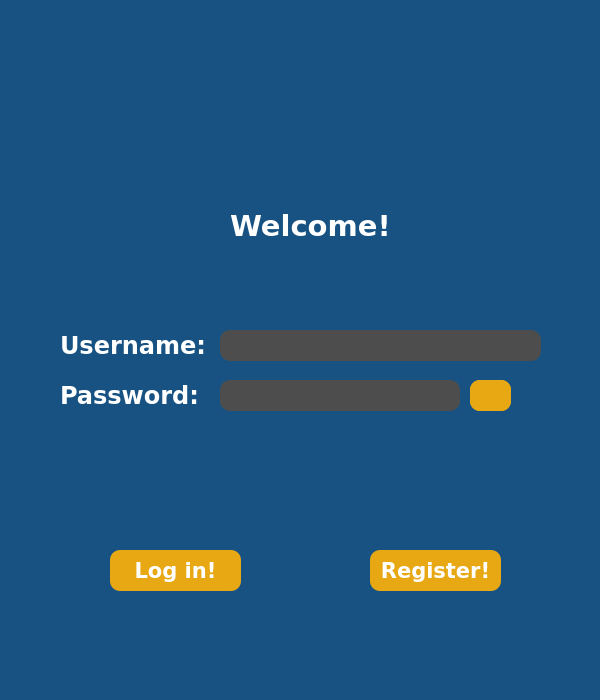
<?xml version="1.0" encoding="UTF-8"?>
<ui version="4.0">
 <class>LogInPage</class>
 <widget class="QMainWindow" name="LogInPage">
  <property name="windowModality">
   <enum>Qt::WindowModal</enum>
  </property>
  <property name="geometry">
   <rect>
    <x>0</x>
    <y>0</y>
    <width>600</width>
    <height>700</height>
   </rect>
  </property>
  <property name="maximumSize">
   <size>
    <width>600</width>
    <height>700</height>
   </size>
  </property>
  <property name="windowTitle">
   <string>Log In Page</string>
  </property>
  <property name="styleSheet">
   <string notr="true">/*-----QWidget-----*/
QWidget
{
	background-color: #175282;
	color: #fff;
	border-color: #000000;

}


/*-----QLabel-----*/
QLabel
{
	background-color: transparent;
	color: #fff;
	font-weight: bold;
	border-color: #000000;

}


/*-----QPushButton-----*/
QPushButton
{
	background-color: #e8a813;
	color: #fff;
	font-weight: bold;
	border-radius: 2px;
	padding: 5px;

}


QPushButton::hover
{
	background-color: #fcba21;
	color: #fff;

}


QPushButton::pressed
{
	background-color: #fcba21;
	color: #fff;

}


/*-----QToolButton-----*/
QToolButton
{
	background-color: transparent;
	color: #000000;
	border-style: solid;
	border-color: #000000;

}


QToolButton::hover
{
	background-color: #d10000;
	color: #000000;
	border-radius: 15px;
	border-color: #d10000;

}


QToolButton::pressed
{
	background-color: #d10000;
	color: #000000;
	border-style: solid;
	border-width: 0px;

}


/*-----QLineEdit-----*/
QLineEdit{
	background-color: #4d4d4d;
	color: #fff;
	font-weight: bold;
	border-style: solid;
	border-radius: 10px;
	padding: 5px;

}


/*-----QCheckBox-----*/
QCheckBox
{
	background-color: transparent;
	color: #b9b9bb;
	font-weight: bold;

}


QCheckBox::indicator
{
    color: #b1b1b1;
    background-color: #00111d;
    border: 1px solid #d10000;
    width: 12px;
    height: 12px;

}


QCheckBox::indicator:checked
{
    image:url(&quot;./ressources/check.png&quot;); /*To replace*/
	background-color: #d10000;
    border: 1px solid #d10000;

}


QCheckBox::indicator:unchecked:hover
{
    border: 1px solid #ff0000;

}


QCheckBox::disabled
{
	color: #656565;

}


QCheckBox::indicator:disabled
{
	background-color: #656565;
	color: #656565;
    border: 1px solid #656565;

}</string>
  </property>
  <widget class="QWidget" name="centralWidget">
   <widget class="QLabel" name="welcomeLabel">
    <property name="geometry">
     <rect>
      <x>230</x>
      <y>200</y>
      <width>171</width>
      <height>51</height>
     </rect>
    </property>
    <property name="font">
     <font>
      <family>Verdana</family>
      <pointsize>22</pointsize>
      <bold>true</bold>
     </font>
    </property>
    <property name="styleSheet">
     <string notr="true">/*-----QWidget-----*/
QWidget
{
	background-color: #175282;
	color: #fff;
	border-color: #000000;

}


/*-----QLabel-----*/
QLabel
{
	background-color: transparent;
	color: #fff;
	font-weight: bold;
	border-color: #000000;

}


/*-----QPushButton-----*/
QPushButton
{
	background-color: #d10000;
	color: #fff;
	font-weight: bold;
	border: 1px solid #d10000;  
	border-radius: 2px;
	padding: 5px;

}


QPushButton::hover
{
	background-color: #ad0000;
	color: #fff;

}


QPushButton::pressed
{
	background-color: #e00000;
	color: #fff;

}


/*-----QToolButton-----*/
QToolButton
{
	background-color: transparent;
	color: #000000;
	border-style: solid;
	border-color: #000000;

}


QToolButton::hover
{
	background-color: #d10000;
	color: #000000;
	border-radius: 15px;
	border-color: #d10000;

}


QToolButton::pressed
{
	background-color: #d10000;
	color: #000000;
	border-style: solid;
	border-width: 0px;

}


/*-----QLineEdit-----*/
QLineEdit{
	background-color: #4d4d4d;
	color: #fff;
	font-weight: bold;
	border-style: solid;
	border-radius: 5px;
	padding: 5px;

}


/*-----QCheckBox-----*/
QCheckBox
{
	background-color: transparent;
	color: #b9b9bb;
	font-weight: bold;

}


QCheckBox::indicator
{
    color: #b1b1b1;
    background-color: #00111d;
    border: 1px solid #d10000;
    width: 12px;
    height: 12px;

}


QCheckBox::indicator:checked
{
    image:url(&quot;./ressources/check.png&quot;); /*To replace*/
	background-color: #d10000;
    border: 1px solid #d10000;

}


QCheckBox::indicator:unchecked:hover
{
    border: 1px solid #ff0000;

}


QCheckBox::disabled
{
	color: #656565;

}


QCheckBox::indicator:disabled
{
	background-color: #656565;
	color: #656565;
    border: 1px solid #656565;

}</string>
    </property>
    <property name="text">
     <string>Welcome!</string>
    </property>
   </widget>
   <widget class="QPushButton" name="logInButton">
    <property name="geometry">
     <rect>
      <x>110</x>
      <y>550</y>
      <width>131</width>
      <height>41</height>
     </rect>
    </property>
    <property name="font">
     <font>
      <family>Verdana</family>
      <pointsize>16</pointsize>
      <bold>true</bold>
     </font>
    </property>
    <property name="styleSheet">
     <string notr="true">QPushButton
{
border-radius:10px;
}</string>
    </property>
    <property name="text">
     <string>Log in!</string>
    </property>
   </widget>
   <widget class="QPushButton" name="registerButton">
    <property name="geometry">
     <rect>
      <x>370</x>
      <y>550</y>
      <width>131</width>
      <height>41</height>
     </rect>
    </property>
    <property name="font">
     <font>
      <family>Verdana</family>
      <pointsize>16</pointsize>
      <bold>true</bold>
     </font>
    </property>
    <property name="styleSheet">
     <string notr="true">QPushButton
{
border-radius:10px;
}</string>
    </property>
    <property name="text">
     <string>Register!</string>
    </property>
   </widget>
   <widget class="QLabel" name="userLabel">
    <property name="geometry">
     <rect>
      <x>60</x>
      <y>330</y>
      <width>151</width>
      <height>31</height>
     </rect>
    </property>
    <property name="font">
     <font>
      <family>Verdana</family>
      <pointsize>18</pointsize>
      <bold>true</bold>
     </font>
    </property>
    <property name="text">
     <string>Username:</string>
    </property>
   </widget>
   <widget class="QLabel" name="passLable">
    <property name="geometry">
     <rect>
      <x>60</x>
      <y>380</y>
      <width>141</width>
      <height>31</height>
     </rect>
    </property>
    <property name="font">
     <font>
      <family>Verdana</family>
      <pointsize>18</pointsize>
      <bold>true</bold>
     </font>
    </property>
    <property name="text">
     <string>Password:</string>
    </property>
   </widget>
   <widget class="QLineEdit" name="userLineEdit">
    <property name="geometry">
     <rect>
      <x>220</x>
      <y>330</y>
      <width>321</width>
      <height>31</height>
     </rect>
    </property>
    <property name="font">
     <font>
      <family>Verdana</family>
      <pointsize>10</pointsize>
      <bold>true</bold>
     </font>
    </property>
    <property name="styleSheet">
     <string notr="true"/>
    </property>
    <property name="text">
     <string/>
    </property>
   </widget>
   <widget class="QLineEdit" name="passLineEdit">
    <property name="geometry">
     <rect>
      <x>220</x>
      <y>380</y>
      <width>240</width>
      <height>31</height>
     </rect>
    </property>
    <property name="font">
     <font>
      <family>Verdana</family>
      <pointsize>10</pointsize>
      <bold>true</bold>
     </font>
    </property>
    <property name="text">
     <string/>
    </property>
    <property name="echoMode">
     <enum>QLineEdit::Password</enum>
    </property>
    <property name="clearButtonEnabled">
     <bool>true</bool>
    </property>
   </widget>
   <widget class="QLabel" name="errorLabel">
    <property name="geometry">
     <rect>
      <x>60</x>
      <y>420</y>
      <width>300</width>
      <height>35</height>
     </rect>
    </property>
    <property name="font">
     <font>
      <family>Verdana</family>
      <pointsize>22</pointsize>
      <bold>true</bold>
     </font>
    </property>
    <property name="text">
     <string/>
    </property>
   </widget>
   <widget class="QLabel" name="avatarLabel">
    <property name="geometry">
     <rect>
      <x>260</x>
      <y>70</y>
      <width>101</width>
      <height>101</height>
     </rect>
    </property>
    <property name="styleSheet">
     <string notr="true"/>
    </property>
    <property name="text">
     <string/>
    </property>
    <property name="pixmap">
     <pixmap resource="LogInPage.qrc">:/LogInPage/8-account-outline.png</pixmap>
    </property>
    <property name="scaledContents">
     <bool>true</bool>
    </property>
   </widget>
   <widget class="QPushButton" name="hidePass">
    <property name="geometry">
     <rect>
      <x>470</x>
      <y>380</y>
      <width>41</width>
      <height>31</height>
     </rect>
    </property>
    <property name="focusPolicy">
     <enum>Qt::StrongFocus</enum>
    </property>
    <property name="contextMenuPolicy">
     <enum>Qt::DefaultContextMenu</enum>
    </property>
    <property name="styleSheet">
     <string notr="true">QPushButton
{
border-radius:10px;
background-image:url(:/LogInPage/12417494831642659861-128.png)
}</string>
    </property>
    <property name="text">
     <string/>
    </property>
    <property name="icon">
     <iconset resource="LogInPage.qrc">
      <normaloff>:/LogInPage/1785693471618134422-128.png</normaloff>:/LogInPage/1785693471618134422-128.png</iconset>
    </property>
    <property name="iconSize">
     <size>
      <width>40</width>
      <height>40</height>
     </size>
    </property>
   </widget>
   <widget class="QLabel" name="loaderLabel">
    <property name="enabled">
     <bool>true</bool>
    </property>
    <property name="geometry">
     <rect>
      <x>270</x>
      <y>460</y>
      <width>81</width>
      <height>51</height>
     </rect>
    </property>
    <property name="cursor">
     <cursorShape>ArrowCursor</cursorShape>
    </property>
    <property name="focusPolicy">
     <enum>Qt::NoFocus</enum>
    </property>
    <property name="contextMenuPolicy">
     <enum>Qt::DefaultContextMenu</enum>
    </property>
    <property name="text">
     <string/>
    </property>
    <property name="pixmap">
     <pixmap resource="LogInPage.qrc">:/LogInPage/loader2.gif</pixmap>
    </property>
    <property name="openExternalLinks">
     <bool>false</bool>
    </property>
   </widget>
   <widget class="QPushButton" name="showPass">
    <property name="geometry">
     <rect>
      <x>470</x>
      <y>380</y>
      <width>41</width>
      <height>31</height>
     </rect>
    </property>
    <property name="focusPolicy">
     <enum>Qt::StrongFocus</enum>
    </property>
    <property name="contextMenuPolicy">
     <enum>Qt::DefaultContextMenu</enum>
    </property>
    <property name="styleSheet">
     <string notr="true">QPushButton
{
border-radius:10px;
background-image:url(:/LogInPage/12417494831642659861-128.png)
}</string>
    </property>
    <property name="text">
     <string/>
    </property>
    <property name="icon">
     <iconset resource="LogInPage.qrc">
      <normaloff>:/LogInPage/12417494831642659861-128.png</normaloff>:/LogInPage/12417494831642659861-128.png</iconset>
    </property>
    <property name="iconSize">
     <size>
      <width>40</width>
      <height>40</height>
     </size>
    </property>
   </widget>
  </widget>
  <widget class="QMenuBar" name="menuBar">
   <property name="geometry">
    <rect>
     <x>0</x>
     <y>0</y>
     <width>600</width>
     <height>26</height>
    </rect>
   </property>
  </widget>
  <widget class="QStatusBar" name="statusBar"/>
 </widget>
 <layoutdefault spacing="6" margin="11"/>
 <resources>
  <include location="LogInPage.qrc"/>
  <include location="LogInPage.qrc"/>
 </resources>
 <connections/>
</ui>
